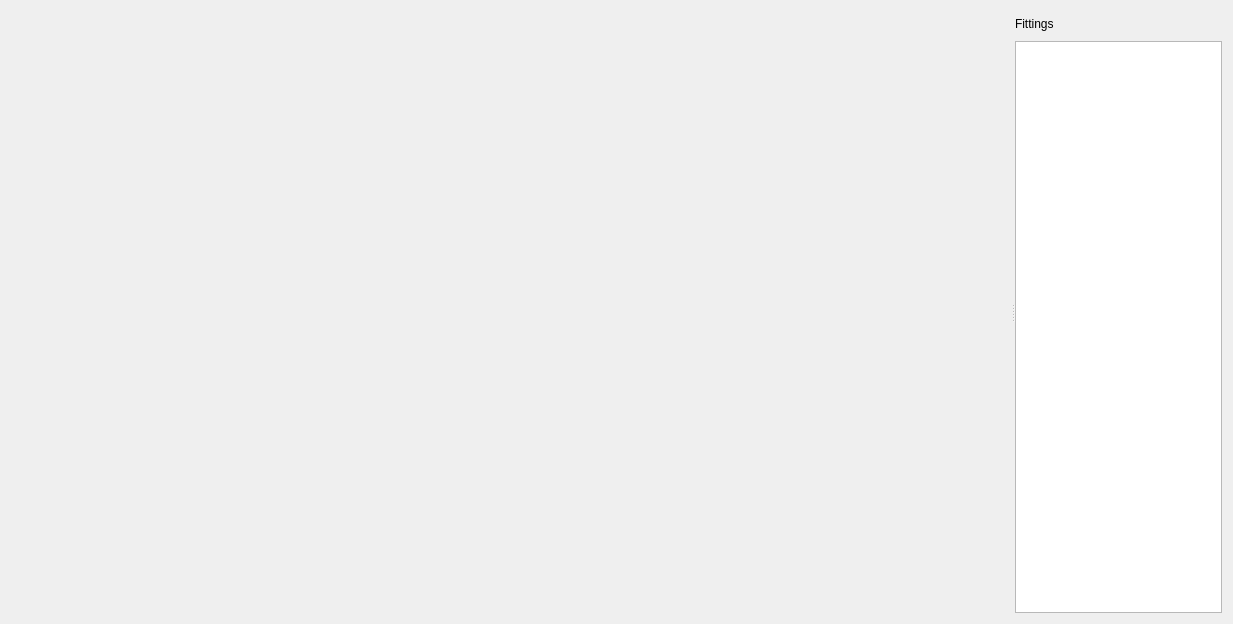
<?xml version="1.0" encoding="UTF-8"?>
<ui version="4.0">
 <class>Dialog</class>
 <widget class="QDialog" name="Dialog">
  <property name="geometry">
   <rect>
    <x>0</x>
    <y>0</y>
    <width>1233</width>
    <height>624</height>
   </rect>
  </property>
  <property name="windowTitle">
   <string>Dialog</string>
  </property>
  <layout class="QHBoxLayout" name="horizontalLayout">
   <item>
    <widget class="QSplitter" name="splitter">
     <property name="sizePolicy">
      <sizepolicy hsizetype="Expanding" vsizetype="Preferred">
       <horstretch>0</horstretch>
       <verstretch>0</verstretch>
      </sizepolicy>
     </property>
     <property name="minimumSize">
      <size>
       <width>400</width>
       <height>0</height>
      </size>
     </property>
     <property name="orientation">
      <enum>Qt::Horizontal</enum>
     </property>
     <widget class="QWidget" name="widget" native="true">
      <property name="sizePolicy">
       <sizepolicy hsizetype="Maximum" vsizetype="Preferred">
        <horstretch>0</horstretch>
        <verstretch>0</verstretch>
       </sizepolicy>
      </property>
      <property name="minimumSize">
       <size>
        <width>1000</width>
        <height>600</height>
       </size>
      </property>
     </widget>
     <widget class="QWidget" name="layoutWidget">
      <layout class="QVBoxLayout" name="verticalLayout_2">
       <property name="spacing">
        <number>10</number>
       </property>
       <property name="topMargin">
        <number>6</number>
       </property>
       <item>
        <widget class="QLabel" name="label">
         <property name="maximumSize">
          <size>
           <width>200</width>
           <height>16777215</height>
          </size>
         </property>
         <property name="text">
          <string>Fittings</string>
         </property>
        </widget>
       </item>
       <item>
        <widget class="QListWidget" name="listWidget"/>
       </item>
      </layout>
     </widget>
    </widget>
   </item>
  </layout>
 </widget>
 <resources/>
 <connections/>
</ui>
